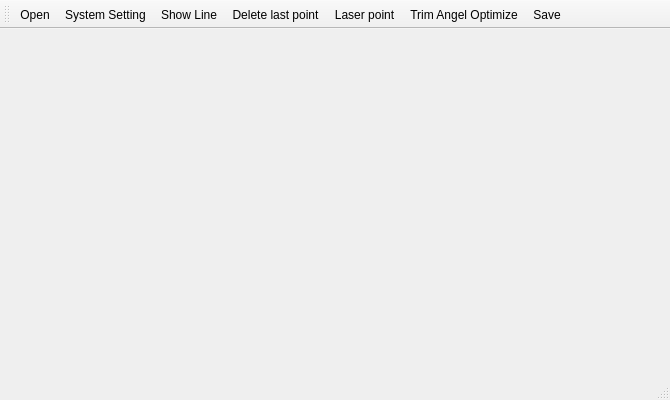
<?xml version="1.0" encoding="UTF-8"?>
<ui version="4.0">
 <class>OrthoCurveClass</class>
 <widget class="QMainWindow" name="OrthoCurveClass">
  <property name="geometry">
   <rect>
    <x>0</x>
    <y>0</y>
    <width>670</width>
    <height>400</height>
   </rect>
  </property>
  <property name="windowTitle">
   <string notr="true">OrthoCurve</string>
  </property>
  <widget class="QWidget" name="centralWidget">
   <widget class="QWidget" name="verticalLayoutWidget">
    <property name="geometry">
     <rect>
      <x>0</x>
      <y>0</y>
      <width>2</width>
      <height>2</height>
     </rect>
    </property>
    <layout class="QVBoxLayout" name="verticalLayout"/>
   </widget>
  </widget>
  <widget class="QToolBar" name="mainToolBar">
   <attribute name="toolBarArea">
    <enum>TopToolBarArea</enum>
   </attribute>
   <attribute name="toolBarBreak">
    <bool>true</bool>
   </attribute>
   <addaction name="actionImportSTL"/>
   <addaction name="actionSetting"/>
   <addaction name="actionComputeCurve"/>
   <addaction name="actionRemoveLastPoints"/>
   <addaction name="actionMarkIcon"/>
   <addaction name="actionAdjustDegree"/>
   <addaction name="actionSaveCurve"/>
  </widget>
  <widget class="QStatusBar" name="statusBar">
   <property name="enabled">
    <bool>true</bool>
   </property>
  </widget>
  <action name="actionImportSTL">
   <property name="icon">
    <iconset>
     <normaloff>Resources/open.png</normaloff>
     <normalon>:/OrthoCurve/Resources/open.png</normalon>Resources/open.png</iconset>
   </property>
   <property name="text">
    <string>Open</string>
   </property>
   <property name="toolTip">
    <string>Open STL models</string>
   </property>
  </action>
  <action name="actionComputeCurve">
   <property name="icon">
    <iconset>
     <normaloff>Resources/curve.png</normaloff>
     <normalon>:/OrthoCurve/Resources/curve.png</normalon>Resources/curve.png</iconset>
   </property>
   <property name="text">
    <string>Show Line</string>
   </property>
   <property name="toolTip">
    <string>show cutting line</string>
   </property>
  </action>
  <action name="actionSaveCurve">
   <property name="icon">
    <iconset>
     <normaloff>Resources/save.png</normaloff>
     <normalon>:/OrthoCurve/Resources/save.png</normalon>Resources/save.png</iconset>
   </property>
   <property name="text">
    <string>Save</string>
   </property>
   <property name="toolTip">
    <string>Save cutting line</string>
   </property>
  </action>
  <action name="actionSetting">
   <property name="icon">
    <iconset>
     <normaloff>Resources/setting.png</normaloff>
     <normalon>:/OrthoCurve/Resources/setting.png</normalon>Resources/setting.png</iconset>
   </property>
   <property name="text">
    <string>System Setting</string>
   </property>
   <property name="toolTip">
    <string>systerm setting</string>
   </property>
  </action>
  <action name="actionMarkIcon">
   <property name="icon">
    <iconset>
     <normaloff>Resources/mark.png</normaloff>
     <normalon>:/OrthoCurve/Resources/edit.png</normalon>Resources/mark.png</iconset>
   </property>
   <property name="text">
    <string>Laser point</string>
   </property>
   <property name="toolTip">
    <string>pick laser mark position</string>
   </property>
  </action>
  <action name="actionRemoveLastPoints">
   <property name="icon">
    <iconset>
     <normaloff>Resources/remove.png</normaloff>
     <normalon>:/OrthoCurve/Resources/remove.png</normalon>Resources/remove.png</iconset>
   </property>
   <property name="text">
    <string>Delete last point</string>
   </property>
   <property name="toolTip">
    <string>Delete last point</string>
   </property>
  </action>
  <action name="actionappICON">
   <property name="icon">
    <iconset resource="orthocurve.qrc">
     <normaloff>:/OrthoCurve/Resources/OrthoCurve.png</normaloff>:/OrthoCurve/Resources/OrthoCurve.png</iconset>
   </property>
   <property name="text">
    <string>app icon</string>
   </property>
  </action>
  <action name="actionAdjustDegree">
   <property name="icon">
    <iconset resource="orthocurve.qrc">
     <normaloff>:/OrthoCurve/Resources/degree.png</normaloff>:/OrthoCurve/Resources/degree.png</iconset>
   </property>
   <property name="text">
    <string>Trim Angel Optimize</string>
   </property>
   <property name="toolTip">
    <string>Trim Angel Optimize</string>
   </property>
  </action>
 </widget>
 <layoutdefault spacing="6" margin="11"/>
 <resources>
  <include location="orthocurve.qrc"/>
 </resources>
 <connections/>
</ui>
